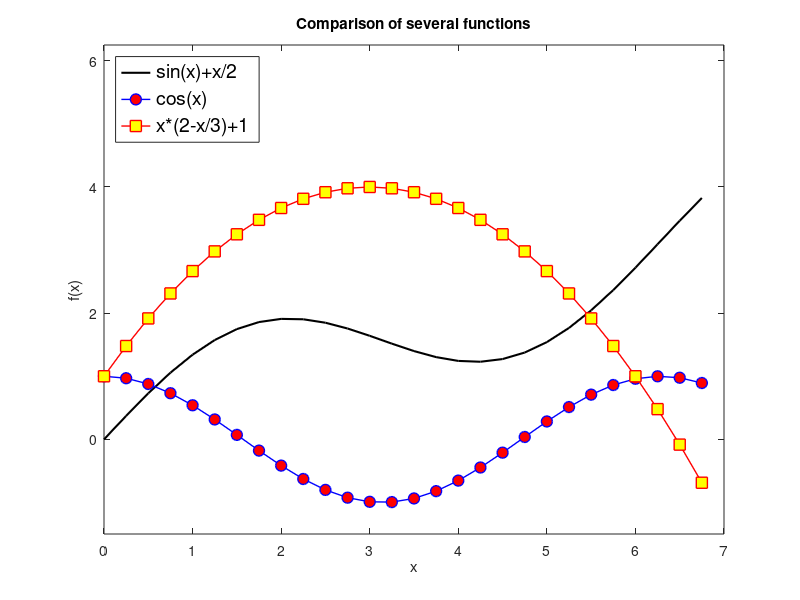

This figure's MATLAB source:
clc; clear all; close all;

x = 0:.25:6.75;
u = sin(x)+ (x./2);
v = cos(x);
w = x.*(2-x/3)+1;


figure(1); hold on; box on;
plot(x,u,'k','LineWidth',1.5)
plot(x,v,'-o','MarkerEdgeColor','b','MarkerFaceColor','r','LineWidth',1,'Color','b','MarkerSize',8)
plot(x,w,'-s','MarkerEdgeColor','r','MarkerFaceColor','y','LineWidth',1,'Color','r','MarkerSize',8)
legend('sin(x)+x/2','cos(x)','x*(2-x/3)+1','Location','northwest','FontSize',14)
title('Comparison of several functions')
ylabel('f(x)')
xlabel('x')
ylim([-1.5 6.25])